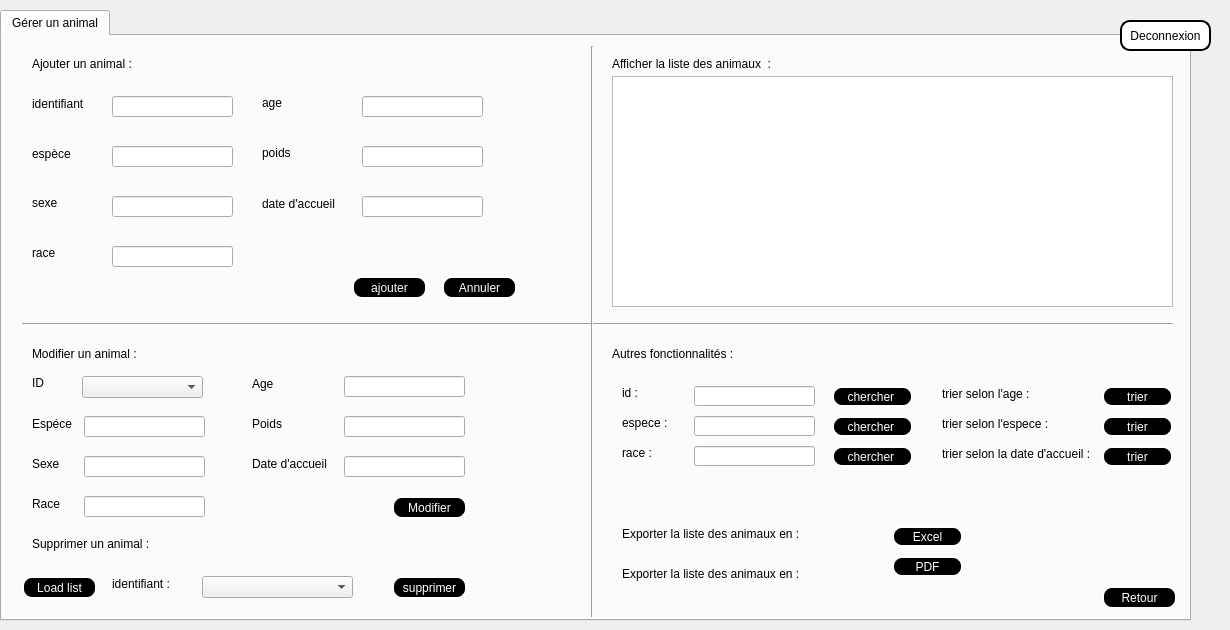
    <widget class="QWidget" name="page">
     <widget class="QPushButton" name="deconnexion">
      <property name="geometry">
       <rect>
        <x>1120</x>
        <y>20</y>
        <width>91</width>
        <height>31</height>
       </rect>
      </property>
      <property name="styleSheet">
       <string notr="true">background-color:white;
color:black;
border-style:outset;
border-width:2px;
border-radius:10px;
border-color:black;
font: 75 10pt &quot;Adobe Caslon Pro Bold&quot;;</string>
      </property>
      <property name="text">
       <string>Deconnexion</string>
      </property>
     </widget>
     <widget class="QLabel" name="label">
      <property name="geometry">
       <rect>
        <x>-600</x>
        <y>0</y>
        <width>1221</width>
        <height>601</height>
       </rect>
      </property>
      <property name="text">
       <string/>
      </property>
      <property name="pixmap">
       <pixmap>../../paw 1.jpg</pixmap>
      </property>
     </widget>
     <widget class="QTabWidget" name="tabWidget">
      <property name="geometry">
       <rect>
        <x>0</x>
        <y>10</y>
        <width>1191</width>
        <height>611</height>
       </rect>
      </property>
      <property name="styleSheet">
       <string notr="true">font: 75 10pt &quot;Adobe Caslon Pro Bold&quot;;</string>
      </property>
      <property name="currentIndex">
       <number>0</number>
      </property>
      <widget class="QWidget" name="tab_4">
       <attribute name="title">
        <string>Gérer un animal</string>
       </attribute>
       <widget class="QTableView" name="table_animaux">
        <property name="geometry">
         <rect>
          <x>610</x>
          <y>40</y>
          <width>561</width>
          <height>231</height>
         </rect>
        </property>
        <property name="styleSheet">
         <string notr="true"/>
        </property>
       </widget>
       <widget class="QLineEdit" name="le_espece_2">
        <property name="geometry">
         <rect>
          <x>82</x>
          <y>380</y>
          <width>121</width>
          <height>21</height>
         </rect>
        </property>
        <property name="styleSheet">
         <string notr="true"/>
        </property>
       </widget>
       <widget class="QLineEdit" name="le_age_2">
        <property name="geometry">
         <rect>
          <x>342</x>
          <y>340</y>
          <width>121</width>
          <height>21</height>
         </rect>
        </property>
        <property name="styleSheet">
         <string notr="true"/>
        </property>
       </widget>
       <widget class="QLineEdit" name="le_race_2">
        <property name="geometry">
         <rect>
          <x>82</x>
          <y>460</y>
          <width>121</width>
          <height>21</height>
         </rect>
        </property>
        <property name="styleSheet">
         <string notr="true"/>
        </property>
       </widget>
       <widget class="QLineEdit" name="le_sexe_3">
        <property name="geometry">
         <rect>
          <x>82</x>
          <y>420</y>
          <width>121</width>
          <height>21</height>
         </rect>
        </property>
        <property name="styleSheet">
         <string notr="true"/>
        </property>
       </widget>
       <widget class="QLineEdit" name="le_poids_2">
        <property name="geometry">
         <rect>
          <x>342</x>
          <y>380</y>
          <width>121</width>
          <height>21</height>
         </rect>
        </property>
        <property name="styleSheet">
         <string notr="true"/>
        </property>
        <property name="text">
         <string/>
        </property>
       </widget>
       <widget class="QLineEdit" name="le_date_3">
        <property name="geometry">
         <rect>
          <x>342</x>
          <y>420</y>
          <width>121</width>
          <height>21</height>
         </rect>
        </property>
        <property name="styleSheet">
         <string notr="true"/>
        </property>
       </widget>
       <widget class="QLabel" name="label_6">
        <property name="geometry">
         <rect>
          <x>30</x>
          <y>380</y>
          <width>71</width>
          <height>16</height>
         </rect>
        </property>
        <property name="styleSheet">
         <string notr="true">font: 75 10pt &quot;Adobe Caslon Pro Bold&quot;;</string>
        </property>
        <property name="text">
         <string>Espéce</string>
        </property>
       </widget>
       <widget class="QLabel" name="label_8">
        <property name="geometry">
         <rect>
          <x>30</x>
          <y>420</y>
          <width>71</width>
          <height>16</height>
         </rect>
        </property>
        <property name="styleSheet">
         <string notr="true">font: 75 10pt &quot;Adobe Caslon Pro Bold&quot;;</string>
        </property>
        <property name="text">
         <string>Sexe</string>
        </property>
       </widget>
       <widget class="QLabel" name="label_9">
        <property name="geometry">
         <rect>
          <x>30</x>
          <y>460</y>
          <width>71</width>
          <height>16</height>
         </rect>
        </property>
        <property name="styleSheet">
         <string notr="true">font: 75 10pt &quot;Adobe Caslon Pro Bold&quot;;</string>
        </property>
        <property name="text">
         <string>Race</string>
        </property>
       </widget>
       <widget class="QLabel" name="label_10">
        <property name="geometry">
         <rect>
          <x>250</x>
          <y>340</y>
          <width>71</width>
          <height>16</height>
         </rect>
        </property>
        <property name="styleSheet">
         <string notr="true">font: 75 10pt &quot;Adobe Caslon Pro Bold&quot;;</string>
        </property>
        <property name="text">
         <string>Age</string>
        </property>
       </widget>
       <widget class="QLabel" name="label_12">
        <property name="geometry">
         <rect>
          <x>250</x>
          <y>380</y>
          <width>71</width>
          <height>16</height>
         </rect>
        </property>
        <property name="styleSheet">
         <string notr="true">font: 75 10pt &quot;Adobe Caslon Pro Bold&quot;;</string>
        </property>
        <property name="text">
         <string>Poids</string>
        </property>
       </widget>
       <widget class="QLabel" name="label_16">
        <property name="geometry">
         <rect>
          <x>250</x>
          <y>420</y>
          <width>91</width>
          <height>16</height>
         </rect>
        </property>
        <property name="styleSheet">
         <string notr="true">font: 75 10pt &quot;Adobe Caslon Pro Bold&quot;;</string>
        </property>
        <property name="text">
         <string>Date d'accueil</string>
        </property>
       </widget>
       <widget class="QPushButton" name="ModifierBouton_2">
        <property name="geometry">
         <rect>
          <x>390</x>
          <y>460</y>
          <width>75</width>
          <height>23</height>
         </rect>
        </property>
        <property name="styleSheet">
         <string notr="true">background-color:black;
color:white;
border-style:outset;
border-width:2px;
border-radius:10px;
border-color:white;</string>
        </property>
        <property name="text">
         <string>Modifier</string>
        </property>
       </widget>
       <widget class="QLabel" name="label_18">
        <property name="geometry">
         <rect>
          <x>30</x>
          <y>340</y>
          <width>47</width>
          <height>14</height>
         </rect>
        </property>
        <property name="text">
         <string>ID </string>
        </property>
       </widget>
       <widget class="QPushButton" name="pb_pdf">
        <property name="geometry">
         <rect>
          <x>890</x>
          <y>520</y>
          <width>71</width>
          <height>21</height>
         </rect>
        </property>
        <property name="styleSheet">
         <string notr="true">background-color:black;
color:white;
border-style:outset;
border-width:2px;
border-radius:10px;
border-color:white;</string>
        </property>
        <property name="text">
         <string>PDF</string>
        </property>
       </widget>
       <widget class="QPushButton" name="pb_excel">
        <property name="geometry">
         <rect>
          <x>890</x>
          <y>490</y>
          <width>71</width>
          <height>21</height>
         </rect>
        </property>
        <property name="styleSheet">
         <string notr="true">background-color:black;
color:white;
border-style:outset;
border-width:2px;
border-radius:10px;
border-color:white;</string>
        </property>
        <property name="text">
         <string>Excel</string>
        </property>
       </widget>
       <widget class="QPushButton" name="pb_trier_00">
        <property name="geometry">
         <rect>
          <x>1100</x>
          <y>350</y>
          <width>71</width>
          <height>21</height>
         </rect>
        </property>
        <property name="styleSheet">
         <string notr="true">background-color:black;
color:white;
border-style:outset;
border-width:2px;
border-radius:10px;
border-color:white;</string>
        </property>
        <property name="text">
         <string> trier </string>
        </property>
       </widget>
       <widget class="QPushButton" name="pb_chercher_00">
        <property name="geometry">
         <rect>
          <x>830</x>
          <y>350</y>
          <width>81</width>
          <height>21</height>
         </rect>
        </property>
        <property name="styleSheet">
         <string notr="true">background-color:black;
color:white;
border-style:outset;
border-width:2px;
border-radius:10px;
border-color:white;</string>
        </property>
        <property name="text">
         <string>chercher </string>
        </property>
       </widget>
       <widget class="Line" name="line">
        <property name="geometry">
         <rect>
          <x>20</x>
          <y>280</y>
          <width>1151</width>
          <height>16</height>
         </rect>
        </property>
        <property name="orientation">
         <enum>Qt::Horizontal</enum>
        </property>
       </widget>
       <widget class="Line" name="line_2">
        <property name="geometry">
         <rect>
          <x>580</x>
          <y>10</y>
          <width>20</width>
          <height>571</height>
         </rect>
        </property>
        <property name="orientation">
         <enum>Qt::Vertical</enum>
        </property>
       </widget>
       <widget class="QLineEdit" name="le_chercher_2">
        <property name="geometry">
         <rect>
          <x>692</x>
          <y>350</y>
          <width>121</width>
          <height>20</height>
         </rect>
        </property>
        <property name="styleSheet">
         <string notr="true"/>
        </property>
       </widget>
       <widget class="QLineEdit" name="le_chercher1_2">
        <property name="geometry">
         <rect>
          <x>692</x>
          <y>380</y>
          <width>121</width>
          <height>20</height>
         </rect>
        </property>
        <property name="styleSheet">
         <string notr="true"/>
        </property>
       </widget>
       <widget class="QLineEdit" name="le_chercher2_2">
        <property name="geometry">
         <rect>
          <x>692</x>
          <y>410</y>
          <width>121</width>
          <height>20</height>
         </rect>
        </property>
        <property name="styleSheet">
         <string notr="true"/>
        </property>
       </widget>
       <widget class="QLabel" name="label_25">
        <property name="geometry">
         <rect>
          <x>620</x>
          <y>350</y>
          <width>47</width>
          <height>14</height>
         </rect>
        </property>
        <property name="text">
         <string>id :</string>
        </property>
       </widget>
       <widget class="QLabel" name="label_26">
        <property name="geometry">
         <rect>
          <x>620</x>
          <y>410</y>
          <width>47</width>
          <height>14</height>
         </rect>
        </property>
        <property name="text">
         <string>race :</string>
        </property>
       </widget>
       <widget class="QLabel" name="label_27">
        <property name="geometry">
         <rect>
          <x>620</x>
          <y>380</y>
          <width>47</width>
          <height>14</height>
         </rect>
        </property>
        <property name="text">
         <string>espece :</string>
        </property>
       </widget>
       <widget class="QPushButton" name="pb_trier_11">
        <property name="geometry">
         <rect>
          <x>1100</x>
          <y>380</y>
          <width>71</width>
          <height>21</height>
         </rect>
        </property>
        <property name="styleSheet">
         <string notr="true">background-color:black;
color:white;
border-style:outset;
border-width:2px;
border-radius:10px;
border-color:white;</string>
        </property>
        <property name="text">
         <string> trier </string>
        </property>
       </widget>
       <widget class="QPushButton" name="pb_trier_22">
        <property name="geometry">
         <rect>
          <x>1100</x>
          <y>410</y>
          <width>71</width>
          <height>21</height>
         </rect>
        </property>
        <property name="styleSheet">
         <string notr="true">background-color:black;
color:white;
border-style:outset;
border-width:2px;
border-radius:10px;
border-color:white;</string>
        </property>
        <property name="text">
         <string> trier </string>
        </property>
       </widget>
       <widget class="QPushButton" name="pb_chercher_11">
        <property name="geometry">
         <rect>
          <x>830</x>
          <y>380</y>
          <width>81</width>
          <height>21</height>
         </rect>
        </property>
        <property name="styleSheet">
         <string notr="true">background-color:black;
color:white;
border-style:outset;
border-width:2px;
border-radius:10px;
border-color:white;</string>
        </property>
        <property name="text">
         <string>chercher </string>
        </property>
       </widget>
       <widget class="QPushButton" name="pb_chercher_22">
        <property name="geometry">
         <rect>
          <x>830</x>
          <y>410</y>
          <width>81</width>
          <height>21</height>
         </rect>
        </property>
        <property name="styleSheet">
         <string notr="true">background-color:black;
color:white;
border-style:outset;
border-width:2px;
border-radius:10px;
border-color:white;</string>
        </property>
        <property name="text">
         <string>chercher </string>
        </property>
       </widget>
       <widget class="QLabel" name="label_29">
        <property name="geometry">
         <rect>
          <x>620</x>
          <y>490</y>
          <width>211</width>
          <height>16</height>
         </rect>
        </property>
        <property name="text">
         <string>Exporter la liste des animaux en :</string>
        </property>
       </widget>
       <widget class="QLabel" name="label_30">
        <property name="geometry">
         <rect>
          <x>940</x>
          <y>350</y>
          <width>121</width>
          <height>16</height>
         </rect>
        </property>
        <property name="styleSheet">
         <string notr="true">font: 75 10pt &quot;Adobe Caslon Pro Bold&quot;;</string>
        </property>
        <property name="text">
         <string>trier selon l'age : </string>
        </property>
       </widget>
       <widget class="QLabel" name="label_31">
        <property name="geometry">
         <rect>
          <x>940</x>
          <y>380</y>
          <width>121</width>
          <height>16</height>
         </rect>
        </property>
        <property name="styleSheet">
         <string notr="true">font: 75 10pt &quot;Adobe Caslon Pro Bold&quot;;</string>
        </property>
        <property name="text">
         <string>trier selon l'espece : </string>
        </property>
       </widget>
       <widget class="QLabel" name="label_32">
        <property name="geometry">
         <rect>
          <x>940</x>
          <y>410</y>
          <width>191</width>
          <height>16</height>
         </rect>
        </property>
        <property name="styleSheet">
         <string notr="true">font: 75 9pt &quot;Adobe Caslon Pro Bold&quot;;</string>
        </property>
        <property name="text">
         <string>trier selon la date d'accueil : </string>
        </property>
       </widget>
       <widget class="QComboBox" name="comboBoxModif_2">
        <property name="geometry">
         <rect>
          <x>80</x>
          <y>340</y>
          <width>121</width>
          <height>22</height>
         </rect>
        </property>
       </widget>
       <widget class="QLineEdit" name="le_id_2">
        <property name="geometry">
         <rect>
          <x>110</x>
          <y>60</y>
          <width>121</width>
          <height>21</height>
         </rect>
        </property>
        <property name="styleSheet">
         <string notr="true"/>
        </property>
        <property name="maxLength">
         <number>8</number>
        </property>
       </widget>
       <widget class="QLineEdit" name="le_espece">
        <property name="geometry">
         <rect>
          <x>110</x>
          <y>110</y>
          <width>121</width>
          <height>21</height>
         </rect>
        </property>
        <property name="styleSheet">
         <string notr="true"/>
        </property>
       </widget>
       <widget class="QLineEdit" name="le_sexe_2">
        <property name="geometry">
         <rect>
          <x>110</x>
          <y>160</y>
          <width>121</width>
          <height>21</height>
         </rect>
        </property>
        <property name="styleSheet">
         <string notr="true"/>
        </property>
       </widget>
       <widget class="QLineEdit" name="le_race">
        <property name="geometry">
         <rect>
          <x>110</x>
          <y>210</y>
          <width>121</width>
          <height>21</height>
         </rect>
        </property>
        <property name="styleSheet">
         <string notr="true"/>
        </property>
       </widget>
       <widget class="QLineEdit" name="le_age">
        <property name="geometry">
         <rect>
          <x>360</x>
          <y>60</y>
          <width>121</width>
          <height>21</height>
         </rect>
        </property>
        <property name="styleSheet">
         <string notr="true"/>
        </property>
       </widget>
       <widget class="QLineEdit" name="le_poids">
        <property name="geometry">
         <rect>
          <x>360</x>
          <y>110</y>
          <width>121</width>
          <height>21</height>
         </rect>
        </property>
        <property name="styleSheet">
         <string notr="true"/>
        </property>
       </widget>
       <widget class="QLineEdit" name="le_date_2">
        <property name="geometry">
         <rect>
          <x>360</x>
          <y>160</y>
          <width>121</width>
          <height>21</height>
         </rect>
        </property>
        <property name="styleSheet">
         <string notr="true"/>
        </property>
       </widget>
       <widget class="QPushButton" name="pushButton_2">
        <property name="geometry">
         <rect>
          <x>350</x>
          <y>240</y>
          <width>75</width>
          <height>23</height>
         </rect>
        </property>
        <property name="styleSheet">
         <string notr="true">background-color:black;
color:white;
border-style:outset;
border-width:2px;
border-radius:10px;
border-color:white;
</string>
        </property>
        <property name="text">
         <string>ajouter</string>
        </property>
       </widget>
       <widget class="QPushButton" name="pushButton_11">
        <property name="geometry">
         <rect>
          <x>440</x>
          <y>240</y>
          <width>75</width>
          <height>23</height>
         </rect>
        </property>
        <property name="styleSheet">
         <string notr="true">background-color:black;
color:white;
border-style:outset;
border-width:2px;
border-radius:10px;
border-color:white;</string>
        </property>
        <property name="text">
         <string>Annuler</string>
        </property>
       </widget>
       <widget class="QLabel" name="label_20">
        <property name="geometry">
         <rect>
          <x>30</x>
          <y>60</y>
          <width>71</width>
          <height>16</height>
         </rect>
        </property>
        <property name="styleSheet">
         <string notr="true">font: 75 10pt &quot;Adobe Caslon Pro Bold&quot;;</string>
        </property>
        <property name="text">
         <string>identifiant</string>
        </property>
       </widget>
       <widget class="QLabel" name="label_21">
        <property name="geometry">
         <rect>
          <x>30</x>
          <y>110</y>
          <width>61</width>
          <height>16</height>
         </rect>
        </property>
        <property name="styleSheet">
         <string notr="true">font: 75 10pt &quot;Adobe Caslon Pro Bold&quot;;</string>
        </property>
        <property name="text">
         <string>espèce</string>
        </property>
       </widget>
       <widget class="QLabel" name="label_22">
        <property name="geometry">
         <rect>
          <x>30</x>
          <y>160</y>
          <width>47</width>
          <height>14</height>
         </rect>
        </property>
        <property name="styleSheet">
         <string notr="true">font: 75 10pt &quot;Adobe Caslon Pro Bold&quot;;</string>
        </property>
        <property name="text">
         <string>sexe</string>
        </property>
       </widget>
       <widget class="QLabel" name="label_23">
        <property name="geometry">
         <rect>
          <x>30</x>
          <y>210</y>
          <width>47</width>
          <height>14</height>
         </rect>
        </property>
        <property name="styleSheet">
         <string notr="true">font: 75 10pt &quot;Adobe Caslon Pro Bold&quot;;</string>
        </property>
        <property name="text">
         <string>race</string>
        </property>
       </widget>
       <widget class="QLabel" name="label_24">
        <property name="geometry">
         <rect>
          <x>260</x>
          <y>60</y>
          <width>47</width>
          <height>14</height>
         </rect>
        </property>
        <property name="styleSheet">
         <string notr="true">font: 75 10pt &quot;Adobe Caslon Pro Bold&quot;;</string>
        </property>
        <property name="text">
         <string>age</string>
        </property>
       </widget>
       <widget class="QLabel" name="label_28">
        <property name="geometry">
         <rect>
          <x>260</x>
          <y>110</y>
          <width>47</width>
          <height>14</height>
         </rect>
        </property>
        <property name="styleSheet">
         <string notr="true">font: 75 10pt &quot;Adobe Caslon Pro Bold&quot;;</string>
        </property>
        <property name="text">
         <string>poids</string>
        </property>
       </widget>
       <widget class="QLabel" name="label_33">
        <property name="geometry">
         <rect>
          <x>260</x>
          <y>160</y>
          <width>81</width>
          <height>16</height>
         </rect>
        </property>
        <property name="styleSheet">
         <string notr="true">font: 75 10pt &quot;Adobe Caslon Pro Bold&quot;;</string>
        </property>
        <property name="text">
         <string>date d'accueil</string>
        </property>
       </widget>
       <widget class="QLabel" name="label_34">
        <property name="geometry">
         <rect>
          <x>620</x>
          <y>530</y>
          <width>211</width>
          <height>16</height>
         </rect>
        </property>
        <property name="text">
         <string>Exporter la liste des animaux en :</string>
        </property>
       </widget>
       <widget class="QPushButton" name="load_list_2">
        <property name="geometry">
         <rect>
          <x>20</x>
          <y>540</y>
          <width>75</width>
          <height>23</height>
         </rect>
        </property>
        <property name="styleSheet">
         <string notr="true">background-color:black;
color:white;
border-style:outset;
border-width:2px;
border-radius:10px;
border-color:white;</string>
        </property>
        <property name="text">
         <string>Load list</string>
        </property>
       </widget>
       <widget class="QLabel" name="label_35">
        <property name="geometry">
         <rect>
          <x>110</x>
          <y>540</y>
          <width>81</width>
          <height>16</height>
         </rect>
        </property>
        <property name="styleSheet">
         <string notr="true">font: 75 10pt &quot;Adobe Caslon Pro Bold&quot;;</string>
        </property>
        <property name="text">
         <string>identifiant :</string>
        </property>
       </widget>
       <widget class="QComboBox" name="del_id_2">
        <property name="geometry">
         <rect>
          <x>200</x>
          <y>540</y>
          <width>151</width>
          <height>22</height>
         </rect>
        </property>
        <property name="styleSheet">
         <string notr="true"/>
        </property>
       </widget>
       <widget class="QPushButton" name="supp">
        <property name="geometry">
         <rect>
          <x>390</x>
          <y>540</y>
          <width>75</width>
          <height>23</height>
         </rect>
        </property>
        <property name="styleSheet">
         <string notr="true">background-color:black;
color:white;
border-style:outset;
border-width:2px;
border-radius:10px;
border-color:white;</string>
        </property>
        <property name="text">
         <string>supprimer</string>
        </property>
       </widget>
       <widget class="QLabel" name="label_36">
        <property name="geometry">
         <rect>
          <x>30</x>
          <y>500</y>
          <width>211</width>
          <height>16</height>
         </rect>
        </property>
        <property name="text">
         <string>Supprimer un animal :</string>
        </property>
       </widget>
       <widget class="QLabel" name="label_37">
        <property name="geometry">
         <rect>
          <x>30</x>
          <y>310</y>
          <width>211</width>
          <height>16</height>
         </rect>
        </property>
        <property name="text">
         <string>Modifier un animal :</string>
        </property>
       </widget>
       <widget class="QLabel" name="label_38">
        <property name="geometry">
         <rect>
          <x>610</x>
          <y>20</y>
          <width>211</width>
          <height>16</height>
         </rect>
        </property>
        <property name="text">
         <string>Afficher la liste des animaux  :</string>
        </property>
       </widget>
       <widget class="QLabel" name="label_39">
        <property name="geometry">
         <rect>
          <x>30</x>
          <y>20</y>
          <width>211</width>
          <height>16</height>
         </rect>
        </property>
        <property name="text">
         <string>Ajouter un animal :</string>
        </property>
       </widget>
       <widget class="QLabel" name="label_40">
        <property name="geometry">
         <rect>
          <x>610</x>
          <y>310</y>
          <width>211</width>
          <height>16</height>
         </rect>
        </property>
        <property name="text">
         <string>Autres fonctionnalités :</string>
        </property>
       </widget>
       <widget class="QPushButton" name="pushButton9">
        <property name="geometry">
         <rect>
          <x>1100</x>
          <y>550</y>
          <width>75</width>
          <height>23</height>
         </rect>
        </property>
        <property name="styleSheet">
         <string notr="true">background-color:black;
color:white;
border-style:outset;
border-width:2px;
border-radius:10px;
border-color:white;</string>
        </property>
        <property name="text">
         <string>Retour</string>
        </property>
       </widget>
      </widget>
     </widget>
     <zorder>label</zorder>
     <zorder>tabWidget</zorder>
     <zorder>deconnexion</zorder>
    </widget>
